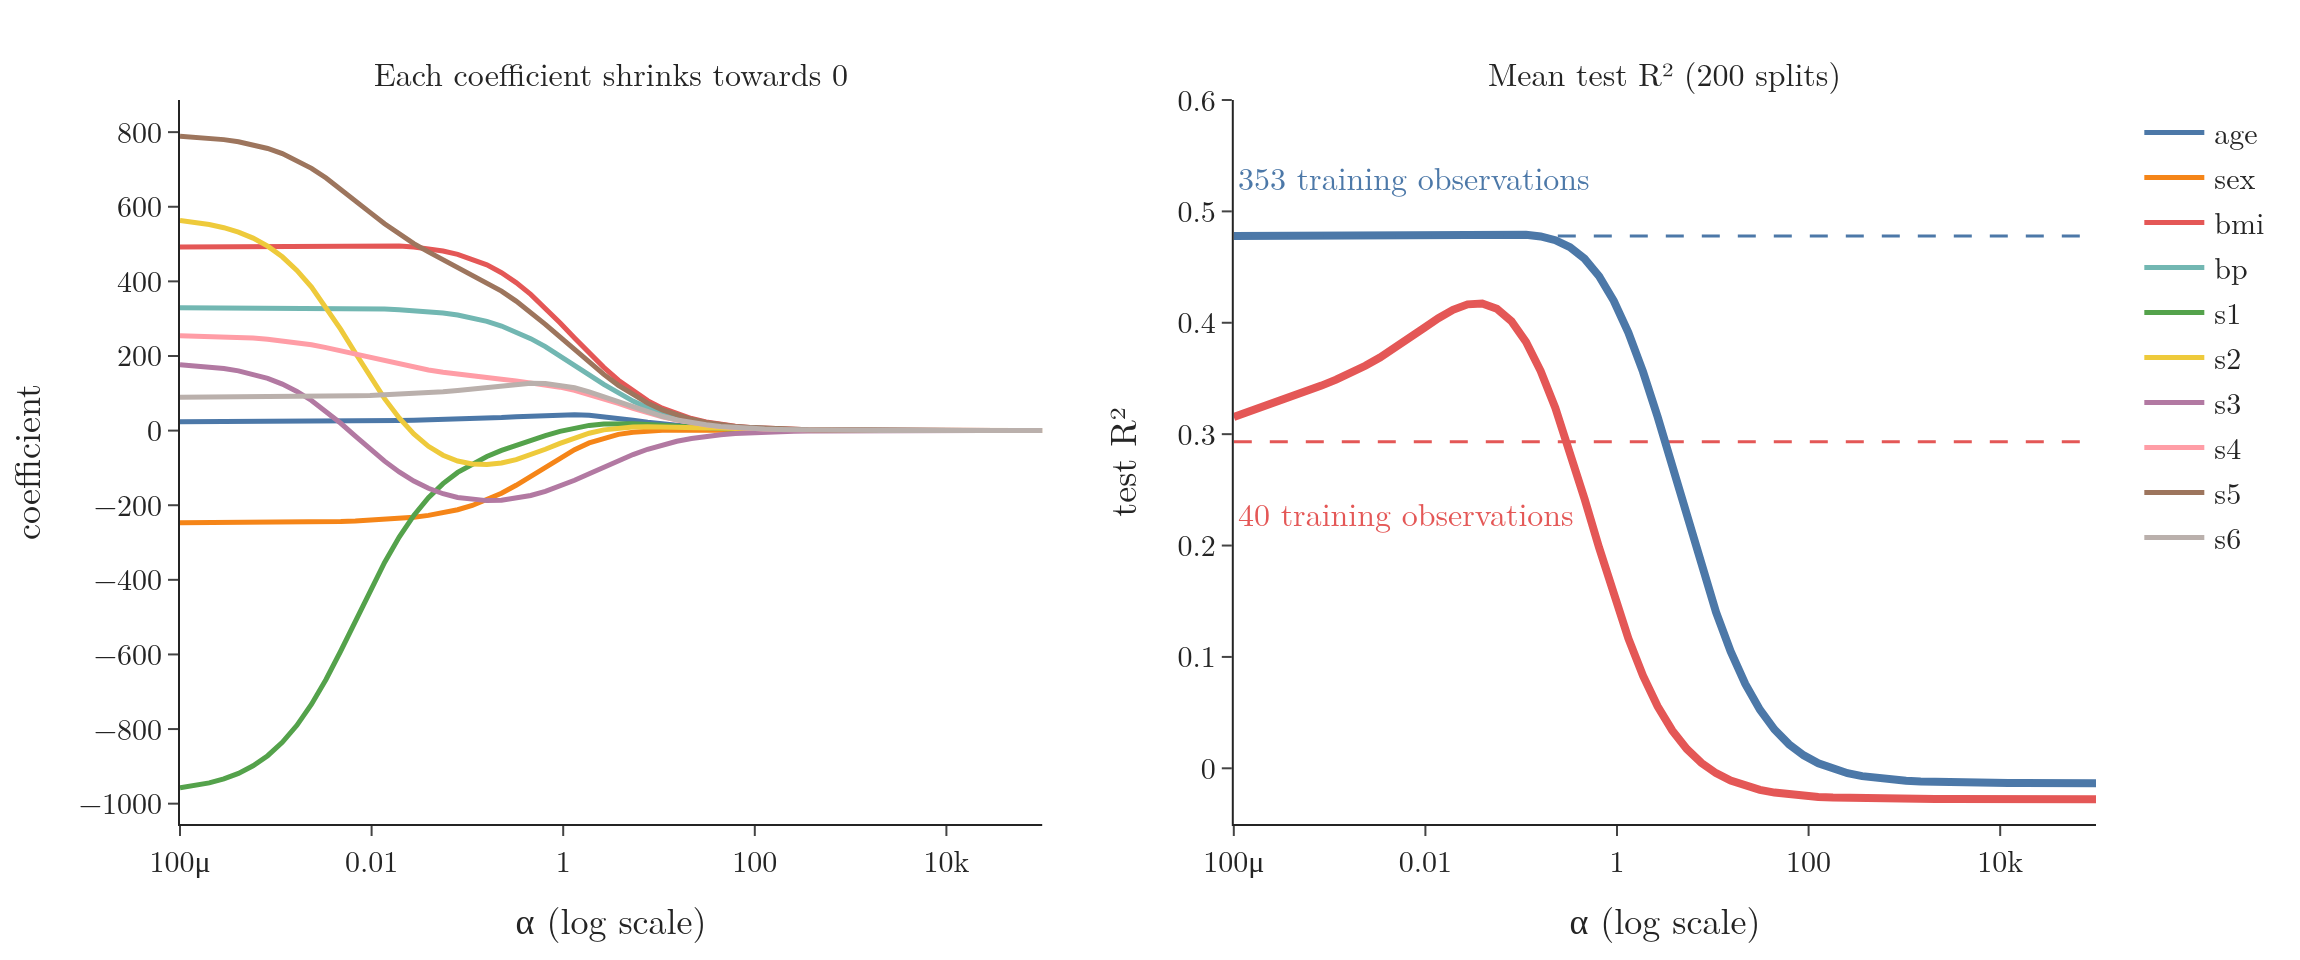

Here is the Python script that generated this plot:
"""Diabetes data: coefficient paths (one split) and mean test R2 over 200 splits for two training sizes (Plotly)."""
from pathlib import Path
import numpy as np
import plotly.graph_objects as go
from plotly.subplots import make_subplots
from sklearn.datasets import load_diabetes
from sklearn.linear_model import LinearRegression, Ridge
from sklearn.model_selection import train_test_split

here = Path(__file__).parent
d = load_diabetes()
X_train, X_test, y_train, y_test = train_test_split(d.data, d.target, test_size=0.2, random_state=45)
alphas = np.logspace(-4, 5, 60)
coefs, r2 = [], []
for a in alphas:
    m = Ridge(alpha=a).fit(X_train, y_train); coefs.append(m.coef_); r2.append(m.score(X_test, y_test))
coefs = np.array(coefs)
# Mean test R2 over 200 random splits, small (40) vs full (353) training set.
mean_r2, ols_r2 = {}, {}
for n in (40, 353):
    r, o = np.zeros(len(alphas)), 0.0
    for s in range(200):
        Xa, Xb, ya, yb = train_test_split(d.data, d.target, train_size=n, random_state=s)
        r += [Ridge(alpha=a).fit(Xa, ya).score(Xb, yb) / 200 for a in alphas]
        o += LinearRegression().fit(Xa, ya).score(Xb, yb) / 200
    mean_r2[n], ols_r2[n] = r, o
fig = make_subplots(1, 2, horizontal_spacing=0.1, subplot_titles=("Each coefficient shrinks towards 0", "Mean test R² (200 splits)"))
pal = ["#4C78A8", "#F58518", "#E45756", "#72B7B2", "#54A24B", "#EECA3B", "#B279A2", "#FF9DA6", "#9D755D", "#BAB0AC"]
for j, name in enumerate(d.feature_names):
    fig.add_trace(go.Scatter(x=alphas, y=coefs[:, j], mode="lines", name=name, line=dict(color=pal[j], width=2.5)), 1, 1)
for n, col in ((40, "#E45756"), (353, "#4C78A8")):
    fig.add_trace(go.Scatter(x=alphas, y=mean_r2[n], mode="lines", line=dict(color=col, width=4), showlegend=False), 1, 2)
    fig.add_trace(go.Scatter(x=[alphas[0], alphas[-1]], y=[ols_r2[n]] * 2, mode="lines",
                             line=dict(color=col, dash="dash", width=1.5), showlegend=False), 1, 2)
    fig.add_annotation(x=np.log10(alphas[0]), y={40: 0.23, 353: 0.53}[n], xref="x2", yref="y2", xanchor="left",
                       text=f"{n} training observations", showarrow=False, font=dict(color=col, size=14))
fig.update_xaxes(type="log", title="α (log scale)", row=1, col=1); fig.update_xaxes(type="log", title="α (log scale)", row=1, col=2)
fig.update_yaxes(title="coefficient", row=1, col=1); fig.update_yaxes(title="test R²", range=[-0.05, 0.6], row=1, col=2)
fig.update_layout(template="simple_white", width=1150, height=480, font=dict(family="Latin Modern Roman", size=15),
                  margin=dict(l=70, r=20, t=50, b=60))
fig.update_annotations(font_size=16)
for n in (40, 353):
    i = int(np.argmax(mean_r2[n]))
    print(n, "ols", round(ols_r2[n], 3), "best alpha", round(alphas[i], 4), "R2", round(mean_r2[n][i], 3))
fig.write_image(here / "diabetes_alpha.png", scale=2)
fig.write_image(here / "diabetes_alpha.pdf")
